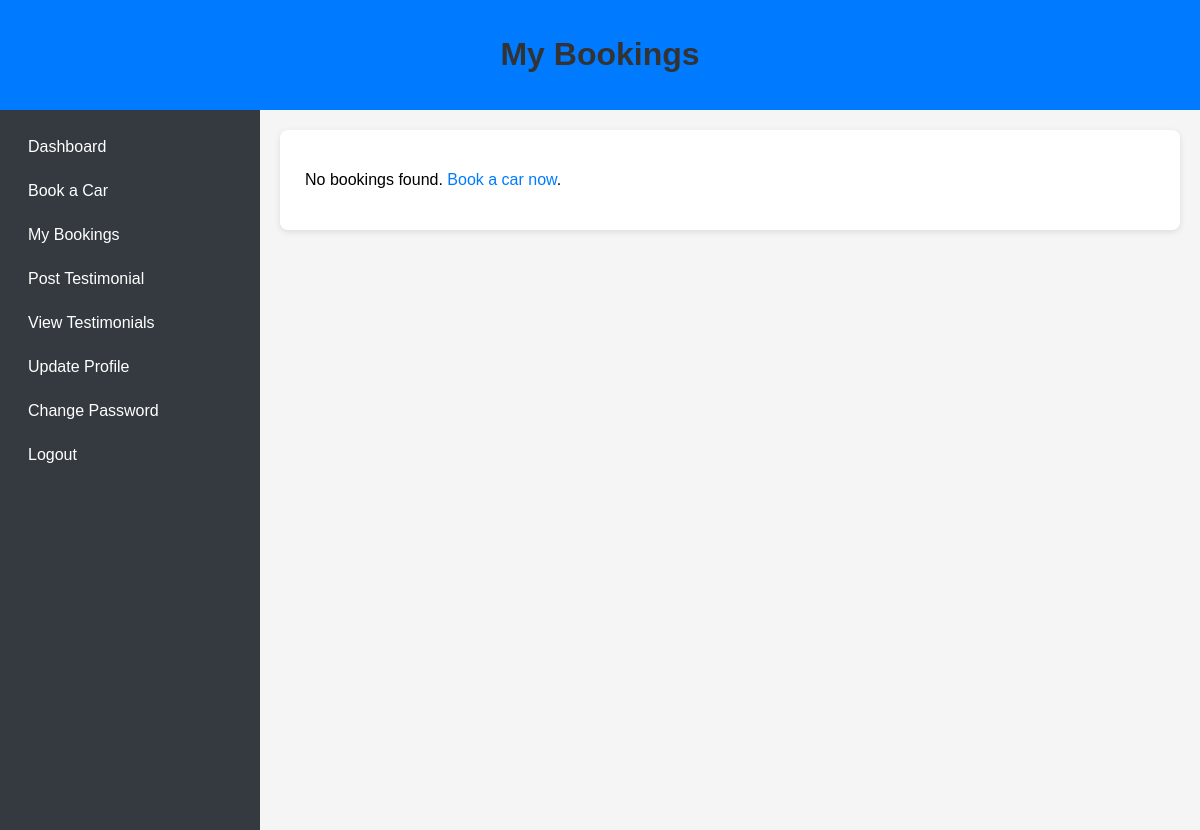
Before: /booking-history/ (signed in) with the older database file.
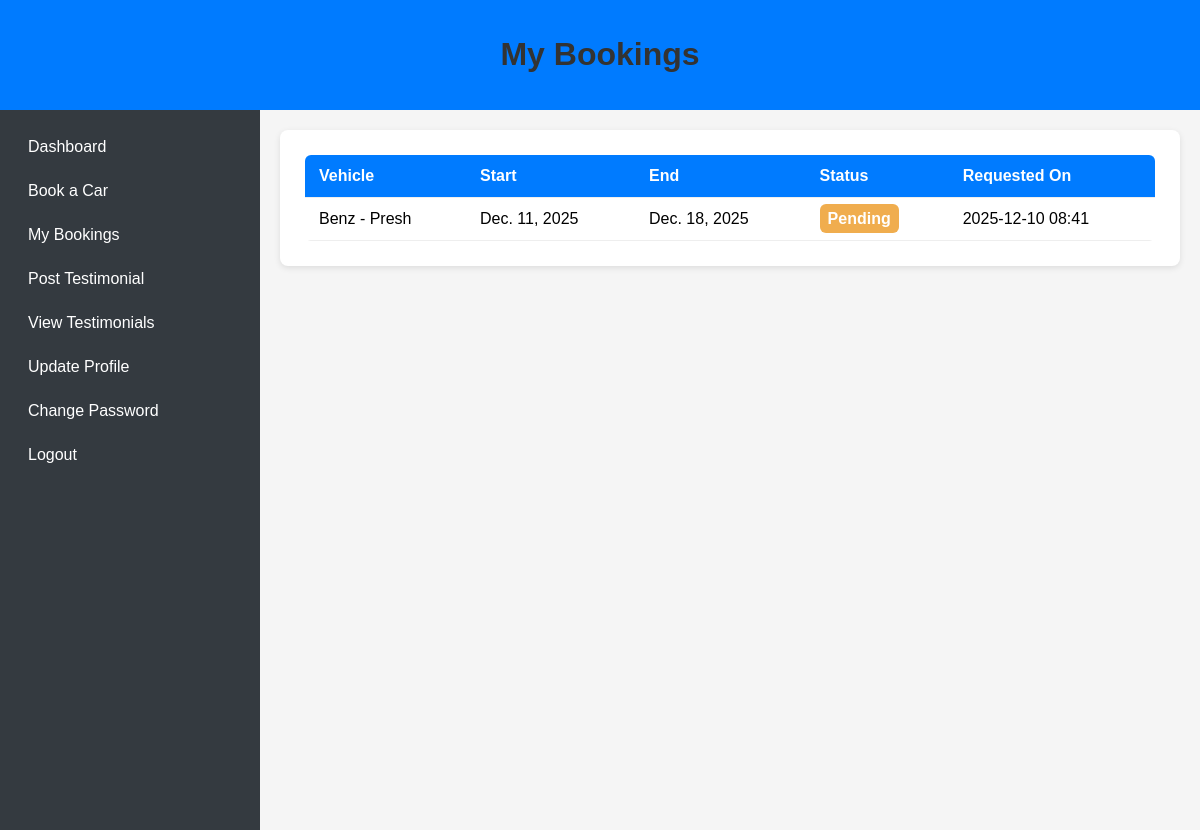
After: the same page with the newer database file.
### core/models.py (models this page shows, shortened)
class Booking(models.Model):
    user = models.ForeignKey(User, on_delete=models.CASCADE, related_name='bookings')
    vehicle = models.ForeignKey(Vehicle, on_delete=models.CASCADE)
    start_date = models.DateField()
    end_date = models.DateField()
    status = models.CharField(
        max_length=20,
        choices=[('Pending','Pending'),('Confirmed','Confirmed'),('Cancelled','Cancelled')],
        default='Pending'
    )
    created_at = models.DateTimeField(auto_now_add=True)

class Vehicle(models.Model):
    brand = models.ForeignKey(VehicleBrand, on_delete=models.CASCADE, related_name='vehicles')
    name = models.CharField(max_length=100)
    description = models.TextField(blank=True, null=True)
    daily_rent = models.DecimalField(max_digits=10, decimal_places=2)
    image = models.ImageField(upload_to='vehicles/', blank=True, null=True)
    available = models.BooleanField(default=True)
    created_at = models.DateTimeField(auto_now_add=True)
    def __str__(self):
        return f"{self.brand.name} - {self.name}"

class VehicleBrand(models.Model):
    name = models.CharField(max_length=100, unique=True)
    description = models.TextField(blank=True, null=True)

### core/views.py (the view)
# urls.py: path('booking-history/', views.booking_history, name='booking_history'),
@login_required
def booking_history(request):
    bookings = Booking.objects.filter(user=request.user).order_by('-created_at')
    return render(request, 'booking_history.html', {'bookings': bookings})

### core/templates/booking_history.html (shortened to what this page needs)
{% load static %}
<!DOCTYPE html>
<html lang="en">
<head>
    <link rel="stylesheet" href="{% static 'core/style.css' %}">
</head>
<body>
<header>
    <h1>My Bookings</h1>
</header>
<div class="container">
    <nav>
        <a href="{% url 'dashboard' %}">Dashboard</a>
        <a href="{% url 'book_car' %}">Book a Car</a>
        <a href="{% url 'booking_history' %}">My Bookings</a>
        <a href="{% url 'post_testimonial' %}">Post Testimonial</a>
        <a href="{% url 'view_testimonials' %}">View Testimonials</a>
        <a href="{% url 'update_profile' %}">Update Profile</a>
        <a href="{% url 'change_password' %}">Change Password</a>
        <a href="{% url 'logout' %}">Logout</a>
    </nav>
    <main>
        <div class="section">
            {% if bookings %}
                <table>
                    <thead>
                    <tr>
                        <th>Vehicle</th>
                        <th>Start</th>
                        <th>End</th>
                        <th>Status</th>
                        <th>Requested On</th>
                    </tr>
                    </thead>
                    <tbody>
                    {% for b in bookings %}
                        <tr>
                            <td>{{ b.vehicle }}</td>
                            <td>{{ b.start_date }}</td>
                            <td>{{ b.end_date }}</td>
                            <td><span class="status {{ b.status }}">{{ b.status }}</span></td>
                            <td>{{ b.created_at|date:"Y-m-d H:i" }}</td>
                        </tr>
                    {% endfor %}
                    </tbody>
                </table>
            {% else %}
                <p>No bookings found.
                   <a class="link" href="{% url 'book_car' %}">Book a car now</a>.
                </p>
            {% endif %}
        </div>
    </main>
</div>
</body>
</html>

Changed rows visible on the page:
added Booking: vehicle "Benz - Presh", start_date "Dec. 11, 2025", end_date "Dec. 18, 2025", status "Pending", created_at "2025-12-10 08:41"
Other visible differences:
text no longer shown: "No bookings found. Book a car now ."
text now shown: "Vehicle Start End Status Requested On"
